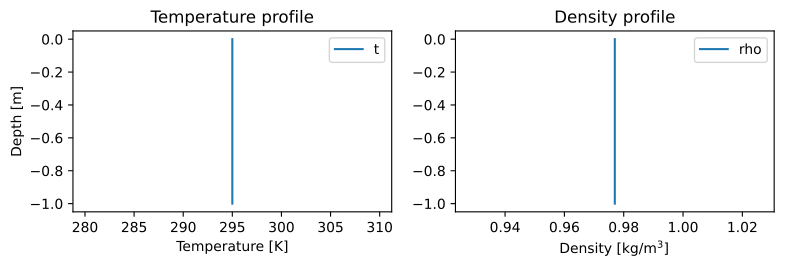

Here is the Python script that generated this plot:
import matplotlib.pyplot as plt
import numpy as np
import pyarts3 as pyarts

subsurf_field = pyarts.arts.SubsurfaceField(bottom_depth=-1)
subsurf_field["t"] = 295
subsurf_field["rho"] = 0.977

fig = plt.figure(figsize=(14, 8))
fig, subs = pyarts.plots.SubsurfaceField.plot(subsurf_field, alts=np.linspace(-1, 0), fig=fig, keys=["t", "rho"])
subs[0].set_title("Temperature profile")
subs[1].set_title("Density profile")
subs[0].set_ylabel("Depth [m]")
subs[0].set_xlabel("Temperature [K]")
subs[1].set_xlabel("Density [kg/m$^3$]")
plt.show()
